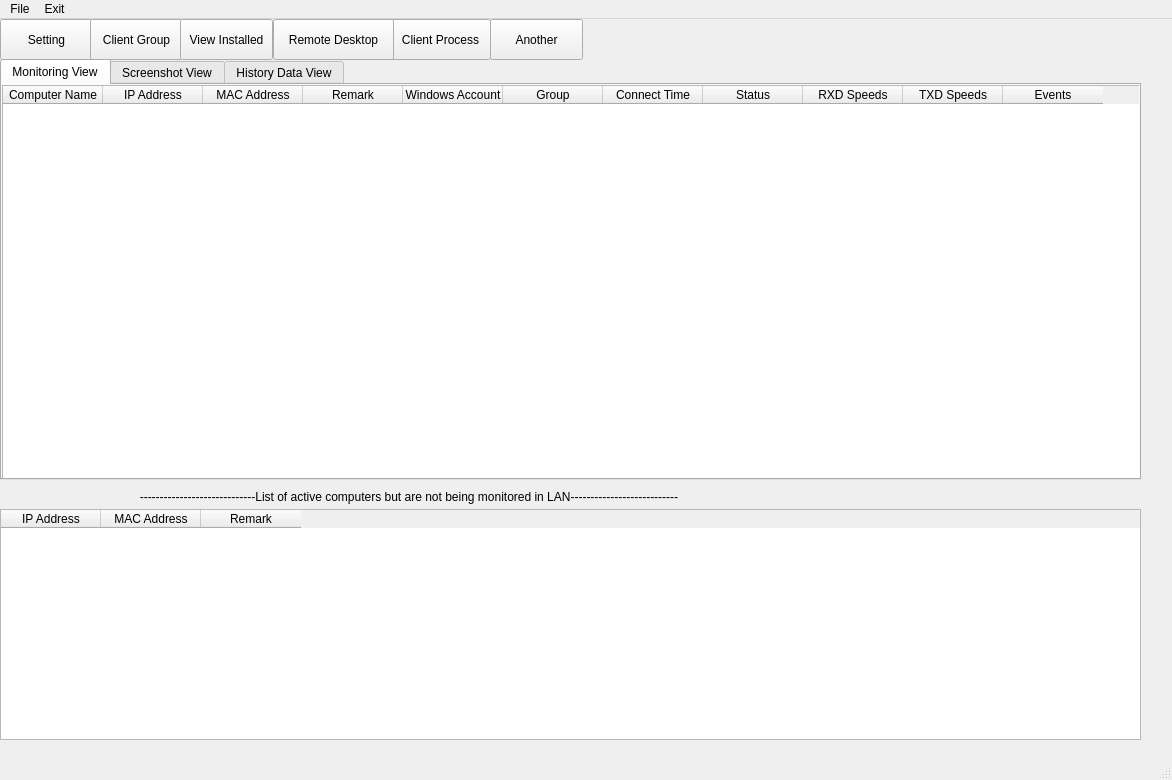
<?xml version="1.0" encoding="UTF-8"?>
<ui version="4.0">
 <class>MainWindow</class>
 <widget class="QMainWindow" name="MainWindow">
  <property name="geometry">
   <rect>
    <x>0</x>
    <y>0</y>
    <width>1172</width>
    <height>780</height>
   </rect>
  </property>
  <property name="windowTitle">
   <string>QA LanMonitor</string>
  </property>
  <widget class="QWidget" name="centralwidget">
   <widget class="QPushButton" name="settingService">
    <property name="geometry">
     <rect>
      <x>0</x>
      <y>0</y>
      <width>93</width>
      <height>41</height>
     </rect>
    </property>
    <property name="text">
     <string>Setting</string>
    </property>
    <property name="icon">
     <iconset>
      <normaloff>../Icon/more.png</normaloff>../Icon/more.png</iconset>
    </property>
   </widget>
   <widget class="QPushButton" name="pushButton_2">
    <property name="geometry">
     <rect>
      <x>90</x>
      <y>0</y>
      <width>93</width>
      <height>41</height>
     </rect>
    </property>
    <property name="text">
     <string>Client Group</string>
    </property>
   </widget>
   <widget class="QPushButton" name="pushButton_3">
    <property name="geometry">
     <rect>
      <x>180</x>
      <y>0</y>
      <width>93</width>
      <height>41</height>
     </rect>
    </property>
    <property name="text">
     <string>View Installed</string>
    </property>
   </widget>
   <widget class="QPushButton" name="pushButton_4">
    <property name="geometry">
     <rect>
      <x>390</x>
      <y>0</y>
      <width>101</width>
      <height>41</height>
     </rect>
    </property>
    <property name="text">
     <string>Client Process</string>
    </property>
   </widget>
   <widget class="QPushButton" name="pushButton_5">
    <property name="geometry">
     <rect>
      <x>490</x>
      <y>0</y>
      <width>93</width>
      <height>41</height>
     </rect>
    </property>
    <property name="text">
     <string>Another</string>
    </property>
   </widget>
   <widget class="QPushButton" name="pushButton_6">
    <property name="geometry">
     <rect>
      <x>273</x>
      <y>0</y>
      <width>121</width>
      <height>41</height>
     </rect>
    </property>
    <property name="text">
     <string>Remote Desktop</string>
    </property>
   </widget>
   <widget class="QTabWidget" name="tabWidget">
    <property name="geometry">
     <rect>
      <x>0</x>
      <y>40</y>
      <width>1141</width>
      <height>421</height>
     </rect>
    </property>
    <property name="currentIndex">
     <number>0</number>
    </property>
    <widget class="QWidget" name="tab_3">
     <attribute name="title">
      <string>Monitoring View</string>
     </attribute>
     <widget class="QTableWidget" name="tableWidget">
      <property name="geometry">
       <rect>
        <x>0</x>
        <y>0</y>
        <width>1141</width>
        <height>401</height>
       </rect>
      </property>
      <column>
       <property name="text">
        <string>Computer Name</string>
       </property>
      </column>
      <column>
       <property name="text">
        <string>IP Address</string>
       </property>
      </column>
      <column>
       <property name="text">
        <string>MAC Address</string>
       </property>
      </column>
      <column>
       <property name="text">
        <string>Remark</string>
       </property>
      </column>
      <column>
       <property name="text">
        <string>Windows Account</string>
       </property>
      </column>
      <column>
       <property name="text">
        <string>Group</string>
       </property>
      </column>
      <column>
       <property name="text">
        <string>Connect Time</string>
       </property>
      </column>
      <column>
       <property name="text">
        <string>Status</string>
       </property>
      </column>
      <column>
       <property name="text">
        <string>RXD Speeds</string>
       </property>
      </column>
      <column>
       <property name="text">
        <string>TXD Speeds</string>
       </property>
      </column>
      <column>
       <property name="text">
        <string>Events</string>
       </property>
      </column>
     </widget>
    </widget>
    <widget class="QWidget" name="tab_4">
     <attribute name="title">
      <string>Screenshot View</string>
     </attribute>
     <widget class="QTableView" name="tableView">
      <property name="geometry">
       <rect>
        <x>0</x>
        <y>0</y>
        <width>1141</width>
        <height>401</height>
       </rect>
      </property>
     </widget>
    </widget>
    <widget class="QWidget" name="tab_5">
     <attribute name="title">
      <string>History Data View</string>
     </attribute>
     <widget class="QTreeWidget" name="treeWidget">
      <property name="geometry">
       <rect>
        <x>0</x>
        <y>0</y>
        <width>261</width>
        <height>391</height>
       </rect>
      </property>
      <column>
       <property name="text">
        <string>Defalut Group</string>
       </property>
      </column>
      <item>
       <property name="text">
        <string>ANH</string>
       </property>
      </item>
     </widget>
     <widget class="QTableWidget" name="tableWidget_2">
      <property name="geometry">
       <rect>
        <x>260</x>
        <y>0</y>
        <width>881</width>
        <height>391</height>
       </rect>
      </property>
      <column>
       <property name="text">
        <string>Computer Name</string>
       </property>
      </column>
      <column>
       <property name="text">
        <string>IP Address</string>
       </property>
      </column>
      <column>
       <property name="text">
        <string>URL Visited</string>
       </property>
      </column>
      <column>
       <property name="text">
        <string>Chat Report</string>
       </property>
      </column>
      <column>
       <property name="text">
        <string>System Report</string>
       </property>
      </column>
     </widget>
    </widget>
   </widget>
   <widget class="QLabel" name="label">
    <property name="geometry">
     <rect>
      <x>0</x>
      <y>470</y>
      <width>1031</width>
      <height>16</height>
     </rect>
    </property>
    <property name="text">
     <string>                                          -----------------------------List of active computers but are not being monitored in LAN---------------------------</string>
    </property>
   </widget>
   <widget class="QTableWidget" name="tableWidget_4">
    <property name="geometry">
     <rect>
      <x>0</x>
      <y>490</y>
      <width>1141</width>
      <height>231</height>
     </rect>
    </property>
    <column>
     <property name="text">
      <string>IP Address</string>
     </property>
    </column>
    <column>
     <property name="text">
      <string>MAC Address</string>
     </property>
    </column>
    <column>
     <property name="text">
      <string>Remark</string>
     </property>
    </column>
   </widget>
  </widget>
  <widget class="QMenuBar" name="menubar">
   <property name="geometry">
    <rect>
     <x>0</x>
     <y>0</y>
     <width>1172</width>
     <height>26</height>
    </rect>
   </property>
   <widget class="QMenu" name="menuFile">
    <property name="title">
     <string>File</string>
    </property>
   </widget>
   <widget class="QMenu" name="menuExit">
    <property name="title">
     <string>Exit</string>
    </property>
   </widget>
   <addaction name="menuFile"/>
   <addaction name="menuExit"/>
  </widget>
  <widget class="QStatusBar" name="statusbar"/>
 </widget>
 <resources/>
 <connections/>
</ui>
